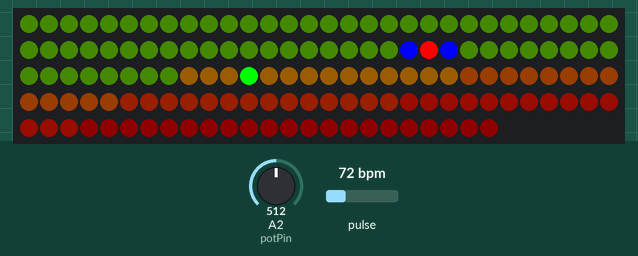
A sketch run on a simulated Arduino Uno, built with avr-gcc and run on an emulated ATmega328P. Parts: 144 RGB LEDs in strip order, left to right, continuing on the next row. Inputs (shaded band) come from the test bench; at power-on: pulse 72 bpm, A2 (potPin) = 512. What the sketch prints to the serial monitor is not drawn.

Above: at 1.2 s.
1.3 s: pulse set to 42 bpm
2.8 s: A2 (potPin) set to 201
4.3 s: pulse set to 70 bpm
5.8 s: A2 (potPin) set to 221
7.3 s: pulse set to 100 bpm
8.8 s: A2 (potPin) set to 306
Timing chart, 0 to 11.3 s (numbered marks = the images above; inputs shaded):
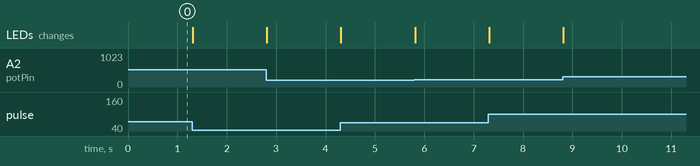

The sketch:

HRzone1.ino
```cpp
#define USE_ARDUINO_INTERRUPTS true
#include <PulseSensorPlayground.h>  // Includes the PulseSensor Library.

#include <Adafruit_NeoPixel.h>  //neopixel library
#define PIN 6
#define NUMPIXELS 144  // Popular NeoPixel size
Adafruit_NeoPixel pixels(NUMPIXELS, PIN, NEO_GRBW + NEO_KHZ800);

//  Variables
const int PulseWire = 0;
int Threshold = 550;

int age = 21;
int maxHR = 211 - (0.64 * age);

int potPin = A2;  // Potentiometer output connected to analog pin 2
int potVal = 0;   // Variable to store the input from the potentiometer

PulseSensorPlayground pulseSensor;  // Creates a PulseSensor object called "pulseSensor"

void setup() {

  pixels.begin();      // NeoPixel strip object
  Serial.begin(9600);  // Serial Monitor

  //pulsesensor requirments
  pulseSensor.analogInput(PulseWire);
  pulseSensor.setThreshold(Threshold);

  if (pulseSensor.begin()) {  //checks that pulsesensor object is present
    Serial.println("Created pulseSensor Object");
  }
}

void loop() {

  pixels.clear();

  int zone5 = maxHR * 90 / 144;
  int colour5[4] = { 15, 0, 0, 0 };
  showZones(zone5, 144, colour5);  //passing colour and zone integers to show zones function

  int zone4 = maxHR * 80 / 144;
  int colour4[4] = { 25, 2.5, 0, 0 };
  showZones(zone4, zone5, colour4);

  int zone3 = maxHR * 70 / 144;
  int colour3[4] = { 25, 5, 0, 0 };
  showZones(zone3, zone4, colour3);

  int zone2 = maxHR * 60 / 144;
  int colour2[4] = { 25, 10, 0, 0 };
  showZones(zone2, zone3, colour2);

  int zone1 = maxHR * 50 / 144;
  int colour1[4] = { 25, 15, 0, 0 };
  showZones(zone1, zone2, colour1);

  int colour0[4] = { 5, 10, 0, 0 };
  showZones(0, zone1, colour0);

  //potentiometer onto LED
  potVal = analogRead(potPin) * 0.14;  // read the potentiometer value at the input pin and convert to value between 0-144

  pixels.setPixelColor(potVal, pixels.Color(0, 255, 0, 0));


  //live BPM rate LED
  int myBPM = pulseSensor.getBeatsPerMinute();
  int convertedBPM = myBPM * 100 / 144;  //bpm as percentage
  Serial.println(myBPM);
  pixels.setPixelColor(convertedBPM, pixels.Color(255, 0, 0, 0));
  pixels.setPixelColor(convertedBPM + 1, pixels.Color(0, 0, 255, 0));
  pixels.setPixelColor(convertedBPM - 1, pixels.Color(0, 0, 255, 0));

  pixels.show();  // Send the updated pixel colors to the hardware.

  if (convertedBPM > potVal) {  //if heart rate reaches target

    for (int i = 0; i == NUMPIXELS; i++) {  // For each pixel...

      // pixels.Color() takes RGB values, from 0,0,0 up to 255,255,255
      // Here we're using a moderately bright green color:
      pixels.setPixelColor(i, pixels.Color(0, 255, 0, 0));

      pixels.show();  // Send the updated pixel colors to the hardware.
    }
  }
}

void showZones(int zoneMin, int zoneMax, int colour[4]) {  //function for displaying HR zones

  for (int i = zoneMin; i < zoneMax; i++) {

    pixels.setPixelColor(i, pixels.Color(colour[0], colour[1], colour[2], colour[3]));
  }
}
```
